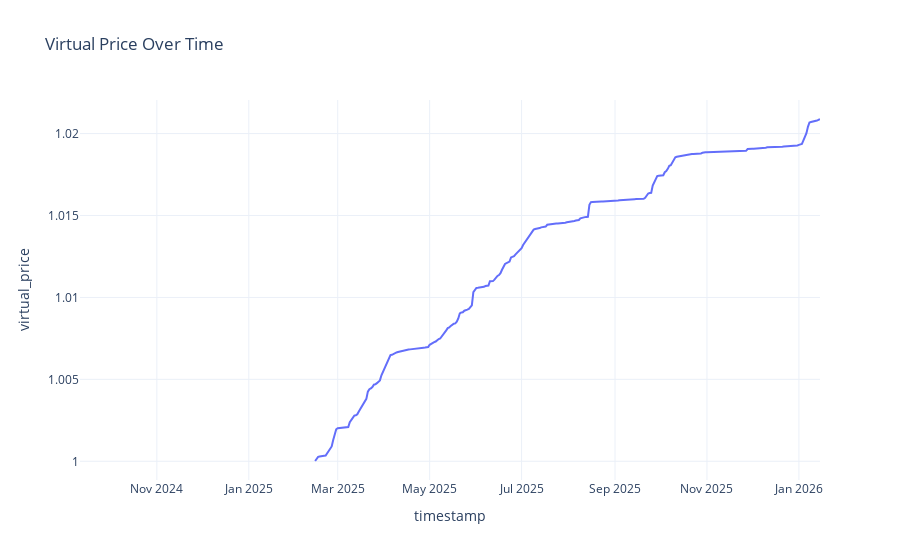

Here is the notebook cell this chart was saved with:
### Code cell
px.line(onchain_df, y='virtual_price', title='Virtual Price Over Time')

### Figure 1 — Plotly figure (JSON) as saved in the notebook; plotly's stock layout.template omitted (floating-point values rounded to 4 significant figures; data arrays with more than 128 entries replaced by an {"elided": "..."} marker saying what was removed)
{"data": [{"hovertemplate": "timestamp=%{x}<br>virtual_price=%{y}<extra></extra>", "legendgroup": "", "line": {"color": "#636efa", "dash": "solid"}, "marker": {"symbol": "circle"}, "mode": "lines", "name": "", "orientation": "v", "showlegend": false, "type": "scatter", "x": {"elided": "492 str values"}, "xaxis": "x", "y": {"elided": "492 float values"}, "yaxis": "y"}], "layout": {"legend": {"tracegroupgap": 0}, "title": {"text": "Virtual Price Over Time"}, "xaxis": {"anchor": "y", "domain": [0, 1], "title": {"text": "timestamp"}}, "yaxis": {"anchor": "x", "domain": [0, 1], "title": {"text": "virtual_price"}}}}
